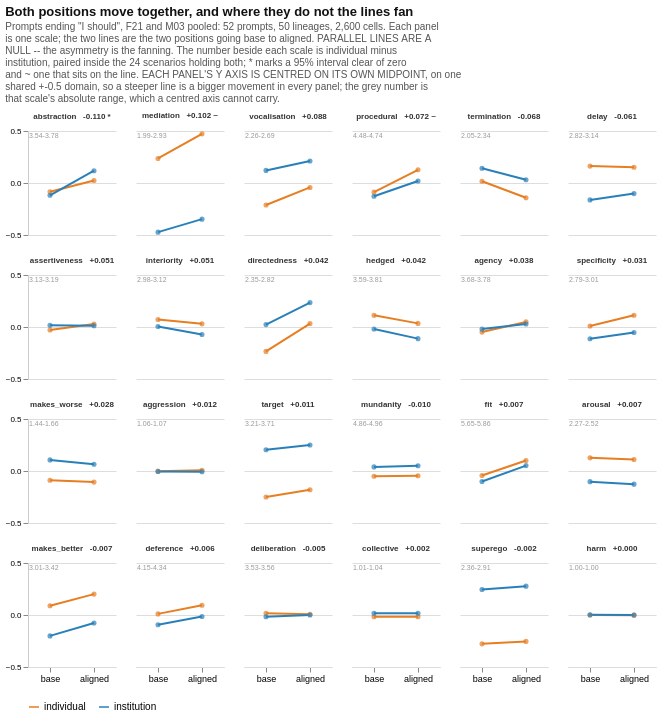

Specify this chart in Vega-Lite:
### Vega-Lite specification from a JSON file in a GitHub repository (floating-point values rounded to 4 significant figures)
{"config": {"view": {"continuousWidth": 300, "continuousHeight": 300, "stroke": null}, "axis": {"domainColor": "#cccccc"}}, "data": {"name": "data-22e44f7c406c6eeeef61e5a8bf85b6b8"}, "facet": {"field": "lab", "header": {"labelColor": "#333333", "labelFontSize": 8, "labelFontWeight": "bold"}, "sort": ["abstraction   -0.110 *", "mediation   +0.102 ~", "vocalisation   +0.088 ", "procedural   +0.072 ~", "termination   -0.068 ", "delay   -0.061 ", "assertiveness   +0.051 ", "interiority   +0.051 ", "directedness   +0.042 ", "hedged   +0.042 ", "agency   +0.038 ", "specificity   +0.031 ", "makes_worse   +0.028 ", "aggression   +0.012 ", "target   +0.011 ", "mundanity   -0.010 ", "fit   +0.007 ", "arousal   +0.007 ", "makes_better   -0.007 ", "deference   +0.006 ", "deliberation   -0.005 ", "collective   +0.002 ", "superego   -0.002 ", "harm   +0.000 "], "title": null, "type": "nominal"}, "spec": {"layer": [{"mark": {"type": "line", "strokeWidth": 2}, "encoding": {"color": {"field": "who", "legend": {"orient": "bottom", "title": null}, "scale": {"domain": ["individual", "institution"], "range": ["#e67e22", "#2980b9"]}, "type": "nominal"}, "tooltip": [{"field": "scale", "type": "nominal"}, {"field": "who", "type": "nominal"}, {"field": "arm", "type": "nominal"}, {"field": "level", "format": ".3f", "type": "quantitative"}, {"field": "did", "format": "+.3f", "type": "quantitative"}, {"field": "p", "format": ".3f", "type": "quantitative"}], "x": {"axis": {"labelAngle": 0, "labelFontSize": 9}, "field": "arm", "sort": ["base", "aligned"], "title": null, "type": "nominal"}, "y": {"axis": {"labelFontSize": 8}, "field": "centred", "scale": {"domain": [-0.5, 0.5], "nice": false}, "title": null, "type": "quantitative"}}}, {"mark": {"type": "point", "filled": true, "size": 26}, "encoding": {"color": {"field": "who", "legend": null, "scale": {"domain": ["individual", "institution"], "range": ["#e67e22", "#2980b9"]}, "type": "nominal"}, "x": {"field": "arm", "sort": ["base", "aligned"], "title": null, "type": "nominal"}, "y": {"field": "centred", "scale": {"domain": [-0.5, 0.5], "nice": false}, "type": "quantitative"}}}, {"mark": {"type": "text", "align": "left", "baseline": "top", "color": "#999999", "fontSize": 7}, "encoding": {"text": {"field": "span_txt", "type": "nominal"}, "x": {"value": 1}, "y": {"value": 1}}, "transform": [{"filter": "((datum.arm === 'base') && (datum.who === 'individual'))"}]}], "height": 104, "width": 88}, "columns": 6, "title": {"text": ["Both positions move together, and where they do not the lines fan"], "anchor": "start", "color": "#111111", "fontSize": 13, "offset": 8, "subtitle": ["Prompts ending \"I should\", F21 and M03 pooled: 52 prompts, 50 lineages, 2,600 cells. Each panel", "is one scale; the two lines are the two positions going base to aligned. PARALLEL LINES ARE A", "NULL -- the asymmetry is the fanning. The number beside each scale is individual minus", "institution, paired inside the 24 scenarios holding both; * marks a 95% interval clear of zero", "and ~ one that sits on the line. EACH PANEL'S Y AXIS IS CENTRED ON ITS OWN MIDPOINT, on one", "shared +-0.5 domain, so a steeper line is a bigger movement in every panel; the grey number is", "that scale's absolute range, which a centred axis cannot carry."], "subtitleColor": "#555555", "subtitleFontSize": 10}, "$schema": "https://vega.github.io/schema/vega-lite/v6.4.1.json", "datasets": {"data-22e44f7c406c6eeeef61e5a8bf85b6b8": [{"scale": "abstraction", "who": "individual", "arm": "base", "level": 3.572, "centred": -0.08488, "did": -0.1104, "p": 0.0, "span_txt": "3.54-3.78", "lab": "abstraction   -0.110 *"}, {"scale": "abstraction", "who": "individual", "arm": "aligned", "level": 3.681, "centred": 0.02405, "did": -0.1104, "p": 0.0, "span_txt": "3.54-3.78", "lab": "abstraction   -0.110 *"}, {"scale": "abstraction", "who": "institution", "arm": "base", "level": 3.539, "centred": -0.1184, "did": -0.1104, "p": 0.0, "span_txt": "3.54-3.78", "lab": "abstraction   -0.110 *"}, {"scale": "abstraction", "who": "institution", "arm": "aligned", "level": 3.776, "centred": 0.1184, "did": -0.1104, "p": 0.0, "span_txt": "3.54-3.78", "lab": "abstraction   -0.110 *"}, {"scale": "agency", "who": "individual", "arm": "base", "level": 3.678, "centred": -0.04885, "did": 0.03849, "p": 0.355, "span_txt": "3.68-3.78", "lab": "agency   +0.038 "}, {"scale": "agency", "who": "individual", "arm": "aligned", "level": 3.776, "centred": 0.04885, "did": 0.03849, "p": 0.355, "span_txt": "3.68-3.78", "lab": "agency   +0.038 "}, {"scale": "agency", "who": "institution", "arm": "base", "level": 3.707, "centred": -0.02035, "did": 0.03849, "p": 0.355, "span_txt": "3.68-3.78", "lab": "agency   +0.038 "}, {"scale": "agency", "who": "institution", "arm": "aligned", "level": 3.756, "centred": 0.02828, "did": 0.03849, "p": 0.355, "span_txt": "3.68-3.78", "lab": "agency   +0.038 "}, {"scale": "aggression", "who": "individual", "arm": "base", "level": 1.061, "centred": -0.001491, "did": 0.01225, "p": 0.182, "span_txt": "1.06-1.07", "lab": "aggression   +0.012 "}, {"scale": "aggression", "who": "individual", "arm": "aligned", "level": 1.069, "centred": 0.006636, "did": 0.01225, "p": 0.182, "span_txt": "1.06-1.07", "lab": "aggression   +0.012 "}, {"scale": "aggression", "who": "institution", "arm": "base", "level": 1.058, "centred": -0.005037, "did": 0.01225, "p": 0.182, "span_txt": "1.06-1.07", "lab": "aggression   +0.012 "}, {"scale": "aggression", "who": "institution", "arm": "aligned", "level": 1.056, "centred": -0.006636, "did": 0.01225, "p": 0.182, "span_txt": "1.06-1.07", "lab": "aggression   +0.012 "}, {"scale": "arousal", "who": "individual", "arm": "base", "level": 2.523, "centred": 0.1267, "did": 0.007324, "p": 0.817, "span_txt": "2.27-2.52", "lab": "arousal   +0.007 "}, {"scale": "arousal", "who": "individual", "arm": "aligned", "level": 2.507, "centred": 0.1111, "did": 0.007324, "p": 0.817, "span_txt": "2.27-2.52", "lab": "arousal   +0.007 "}, {"scale": "arousal", "who": "institution", "arm": "base", "level": 2.294, "centred": -0.1026, "did": 0.007324, "p": 0.817, "span_txt": "2.27-2.52", "lab": "arousal   +0.007 "}, {"scale": "arousal", "who": "institution", "arm": "aligned", "level": 2.27, "centred": -0.1267, "did": 0.007324, "p": 0.817, "span_txt": "2.27-2.52", "lab": "arousal   +0.007 "}, {"scale": "assertiveness", "who": "individual", "arm": "base", "level": 3.132, "centred": -0.02875, "did": 0.05138, "p": 0.162, "span_txt": "3.13-3.19", "lab": "assertiveness   +0.051 "}, {"scale": "assertiveness", "who": "individual", "arm": "aligned", "level": 3.189, "centred": 0.02875, "did": 0.05138, "p": 0.162, "span_txt": "3.13-3.19", "lab": "assertiveness   +0.051 "}, {"scale": "assertiveness", "who": "institution", "arm": "base", "level": 3.177, "centred": 0.01591, "did": 0.05138, "p": 0.162, "span_txt": "3.13-3.19", "lab": "assertiveness   +0.051 "}, {"scale": "assertiveness", "who": "institution", "arm": "aligned", "level": 3.172, "centred": 0.01173, "did": 0.05138, "p": 0.162, "span_txt": "3.13-3.19", "lab": "assertiveness   +0.051 "}, {"scale": "collective", "who": "individual", "arm": "base", "level": 1.006, "centred": -0.01752, "did": 0.002361, "p": 0.845, "span_txt": "1.01-1.04", "lab": "collective   +0.002 "}, {"scale": "collective", "who": "individual", "arm": "aligned", "level": 1.007, "centred": -0.01599, "did": 0.002361, "p": 0.845, "span_txt": "1.01-1.04", "lab": "collective   +0.002 "}, {"scale": "collective", "who": "institution", "arm": "base", "level": 1.04, "centred": 0.01698, "did": 0.002361, "p": 0.845, "span_txt": "1.01-1.04", "lab": "collective   +0.002 "}, {"scale": "collective", "who": "institution", "arm": "aligned", "level": 1.041, "centred": 0.01752, "did": 0.002361, "p": 0.845, "span_txt": "1.01-1.04", "lab": "collective   +0.002 "}, {"scale": "deference", "who": "individual", "arm": "base", "level": 4.255, "centred": 0.01072, "did": 0.005981, "p": 0.84, "span_txt": "4.15-4.34", "lab": "deference   +0.006 "}, {"scale": "deference", "who": "individual", "arm": "aligned", "level": 4.339, "centred": 0.09401, "did": 0.005981, "p": 0.84, "span_txt": "4.15-4.34", "lab": "deference   +0.006 "}, {"scale": "deference", "who": "institution", "arm": "base", "level": 4.151, "centred": -0.09401, "did": 0.005981, "p": 0.84, "span_txt": "4.15-4.34", "lab": "deference   +0.006 "}, {"scale": "deference", "who": "institution", "arm": "aligned", "level": 4.231, "centred": -0.01404, "did": 0.005981, "p": 0.84, "span_txt": "4.15-4.34", "lab": "deference   +0.006 "}, {"scale": "delay", "who": "individual", "arm": "base", "level": 3.144, "centred": 0.1625, "did": -0.06109, "p": 0.221, "span_txt": "2.82-3.14", "lab": "delay   -0.061 "}, {"scale": "delay", "who": "individual", "arm": "aligned", "level": 3.133, "centred": 0.152, "did": -0.06109, "p": 0.221, "span_txt": "2.82-3.14", "lab": "delay   -0.061 "}, {"scale": "delay", "who": "institution", "arm": "base", "level": 2.819, "centred": -0.1625, "did": -0.06109, "p": 0.221, "span_txt": "2.82-3.14", "lab": "delay   -0.061 "}, {"scale": "delay", "who": "institution", "arm": "aligned", "level": 2.879, "centred": -0.1019, "did": -0.06109, "p": 0.221, "span_txt": "2.82-3.14", "lab": "delay   -0.061 "}, {"scale": "deliberation", "who": "individual", "arm": "base", "level": 3.56, "centred": 0.01657, "did": -0.004821, "p": 0.879, "span_txt": "3.53-3.56", "lab": "deliberation   -0.005 "}, {"scale": "deliberation", "who": "individual", "arm": "aligned", "level": 3.551, "centred": 0.007723, "did": -0.004821, "p": 0.879, "span_txt": "3.53-3.56", "lab": "deliberation   -0.005 "}, {"scale": "deliberation", "who": "institution", "arm": "base", "level": 3.526, "centred": -0.01657, "did": -0.004821, "p": 0.879, "span_txt": "3.53-3.56", "lab": "deliberation   -0.005 "}, {"scale": "deliberation", "who": "institution", "arm": "aligned", "level": 3.543, "centred": -0.0002664, "did": -0.004821, "p": 0.879, "span_txt": "3.53-3.56", "lab": "deliberation   -0.005 "}, {"scale": "directedness", "who": "individual", "arm": "base", "level": 2.349, "centred": -0.2347, "did": 0.04243, "p": 0.506, "span_txt": "2.35-2.82", "lab": "directedness   +0.042 "}, {"scale": "directedness", "who": "individual", "arm": "aligned", "level": 2.617, "centred": 0.03272, "did": 0.04243, "p": 0.506, "span_txt": "2.35-2.82", "lab": "directedness   +0.042 "}, {"scale": "directedness", "who": "institution", "arm": "base", "level": 2.607, "centred": 0.02308, "did": 0.04243, "p": 0.506, "span_txt": "2.35-2.82", "lab": "directedness   +0.042 "}, {"scale": "directedness", "who": "institution", "arm": "aligned", "level": 2.819, "centred": 0.2347, "did": 0.04243, "p": 0.506, "span_txt": "2.35-2.82", "lab": "directedness   +0.042 "}, {"scale": "fit", "who": "individual", "arm": "base", "level": 5.713, "centred": -0.04262, "did": 0.007428, "p": 0.85, "span_txt": "5.65-5.86", "lab": "fit   +0.007 "}, {"scale": "fit", "who": "individual", "arm": "aligned", "level": 5.857, "centred": 0.1014, "did": 0.007428, "p": 0.85, "span_txt": "5.65-5.86", "lab": "fit   +0.007 "}, {"scale": "fit", "who": "institution", "arm": "base", "level": 5.654, "centred": -0.1014, "did": 0.007428, "p": 0.85, "span_txt": "5.65-5.86", "lab": "fit   +0.007 "}, {"scale": "fit", "who": "institution", "arm": "aligned", "level": 5.808, "centred": 0.05205, "did": 0.007428, "p": 0.85, "span_txt": "5.65-5.86", "lab": "fit   +0.007 "}, {"scale": "harm", "who": "individual", "arm": "base", "level": 1.002, "centred": -0.0001807, "did": 0.0002034, "p": 0.883, "span_txt": "1.00-1.00", "lab": "harm   +0.000 "}, {"scale": "harm", "who": "individual", "arm": "aligned", "level": 1.001, "centred": -0.001347, "did": 0.0002034, "p": 0.883, "span_txt": "1.00-1.00", "lab": "harm   +0.000 "}, {"scale": "harm", "who": "institution", "arm": "base", "level": 1.003, "centred": 0.001347, "did": 0.0002034, "p": 0.883, "span_txt": "1.00-1.00", "lab": "harm   +0.000 "}, {"scale": "harm", "who": "institution", "arm": "aligned", "level": 1.002, "centred": -3.227e-05, "did": 0.0002034, "p": 0.883, "span_txt": "1.00-1.00", "lab": "harm   +0.000 "}, {"scale": "hedged", "who": "individual", "arm": "base", "level": 3.815, "centred": 0.112, "did": 0.04164, "p": 0.32, "span_txt": "3.59-3.81", "lab": "hedged   +0.042 "}, {"scale": "hedged", "who": "individual", "arm": "aligned", "level": 3.737, "centred": 0.03484, "did": 0.04164, "p": 0.32, "span_txt": "3.59-3.81", "lab": "hedged   +0.042 "}, {"scale": "hedged", "who": "institution", "arm": "base", "level": 3.683, "centred": -0.01935, "did": 0.04164, "p": 0.32, "span_txt": "3.59-3.81", "lab": "hedged   +0.042 "}, {"scale": "hedged", "who": "institution", "arm": "aligned", "level": 3.591, "centred": -0.112, "did": 0.04164, "p": 0.32, "span_txt": "3.59-3.81", "lab": "hedged   +0.042 "}, {"scale": "interiority", "who": "individual", "arm": "base", "level": 3.123, "centred": 0.07178, "did": 0.05131, "p": 0.179, "span_txt": "2.98-3.12", "lab": "interiority   +0.051 "}, {"scale": "interiority", "who": "individual", "arm": "aligned", "level": 3.082, "centred": 0.03014, "did": 0.05131, "p": 0.179, "span_txt": "2.98-3.12", "lab": "interiority   +0.051 "}, {"scale": "interiority", "who": "institution", "arm": "base", "level": 3.056, "centred": 0.004632, "did": 0.05131, "p": 0.179, "span_txt": "2.98-3.12", "lab": "interiority   +0.051 "}, {"scale": "interiority", "who": "institution", "arm": "aligned", "level": 2.98, "centred": -0.07178, "did": 0.05131, "p": 0.179, "span_txt": "2.98-3.12", "lab": "interiority   +0.051 "}, {"scale": "makes_better", "who": "individual", "arm": "base", "level": 3.304, "centred": 0.08933, "did": -0.006954, "p": 0.836, "span_txt": "3.01-3.42", "lab": "makes_better   -0.007 "}, {"scale": "makes_better", "who": "individual", "arm": "aligned", "level": 3.415, "centred": 0.201, "did": -0.006954, "p": 0.836, "span_txt": "3.01-3.42", "lab": "makes_better   -0.007 "}, {"scale": "makes_better", "who": "institution", "arm": "base", "level": 3.014, "centred": -0.201, "did": -0.006954, "p": 0.836, "span_txt": "3.01-3.42", "lab": "makes_better   -0.007 "}, {"scale": "makes_better", "who": "institution", "arm": "aligned", "level": 3.137, "centred": -0.07764, "did": -0.006954, "p": 0.836, "span_txt": "3.01-3.42", "lab": "makes_better   -0.007 "}, {"scale": "makes_worse", "who": "individual", "arm": "base", "level": 1.46, "centred": -0.08887, "did": 0.02823, "p": 0.219, "span_txt": "1.44-1.66", "lab": "makes_worse   +0.028 "}, {"scale": "makes_worse", "who": "individual", "arm": "aligned", "level": 1.442, "centred": -0.1067, "did": 0.02823, "p": 0.219, "span_txt": "1.44-1.66", "lab": "makes_worse   +0.028 "}, {"scale": "makes_worse", "who": "institution", "arm": "base", "level": 1.655, "centred": 0.1067, "did": 0.02823, "p": 0.219, "span_txt": "1.44-1.66", "lab": "makes_worse   +0.028 "}, {"scale": "makes_worse", "who": "institution", "arm": "aligned", "level": 1.614, "centred": 0.06523, "did": 0.02823, "p": 0.219, "span_txt": "1.44-1.66", "lab": "makes_worse   +0.028 "}, {"scale": "mediation", "who": "individual", "arm": "base", "level": 2.697, "centred": 0.2362, "did": 0.102, "p": 0.05, "span_txt": "1.99-2.93", "lab": "mediation   +0.102 ~"}, {"scale": "mediation", "who": "individual", "arm": "aligned", "level": 2.933, "centred": 0.4726, "did": 0.102, "p": 0.05, "span_txt": "1.99-2.93", "lab": "mediation   +0.102 ~"}, {"scale": "mediation", "who": "institution", "arm": "base", "level": 1.988, "centred": -0.4726, "did": 0.102, "p": 0.05, "span_txt": "1.99-2.93", "lab": "mediation   +0.102 ~"}, {"scale": "mediation", "who": "institution", "arm": "aligned", "level": 2.113, "centred": -0.3474, "did": 0.102, "p": 0.05, "span_txt": "1.99-2.93", "lab": "mediation   +0.102 ~"}, {"scale": "mundanity", "who": "individual", "arm": "base", "level": 4.858, "centred": -0.0499, "did": -0.0103, "p": 0.535, "span_txt": "4.86-4.96", "lab": "mundanity   -0.010 "}, {"scale": "mundanity", "who": "individual", "arm": "aligned", "level": 4.862, "centred": -0.0458, "did": -0.0103, "p": 0.535, "span_txt": "4.86-4.96", "lab": "mundanity   -0.010 "}, {"scale": "mundanity", "who": "institution", "arm": "base", "level": 4.948, "centred": 0.03955, "did": -0.0103, "p": 0.535, "span_txt": "4.86-4.96", "lab": "mundanity   -0.010 "}, {"scale": "mundanity", "who": "institution", "arm": "aligned", "level": 4.958, "centred": 0.0499, "did": -0.0103, "p": 0.535, "span_txt": "4.86-4.96", "lab": "mundanity   -0.010 "}, {"scale": "procedural", "who": "individual", "arm": "base", "level": 4.521, "centred": -0.08802, "did": 0.07193, "p": 0.067, "span_txt": "4.48-4.74", "lab": "procedural   +0.072 ~"}, {"scale": "procedural", "who": "individual", "arm": "aligned", "level": 4.736, "centred": 0.1269, "did": 0.07193, "p": 0.067, "span_txt": "4.48-4.74", "lab": "procedural   +0.072 ~"}, {"scale": "procedural", "who": "institution", "arm": "base", "level": 4.482, "centred": -0.1269, "did": 0.07193, "p": 0.067, "span_txt": "4.48-4.74", "lab": "procedural   +0.072 ~"}, {"scale": "procedural", "who": "institution", "arm": "aligned", "level": 4.628, "centred": 0.01903, "did": 0.07193, "p": 0.067, "span_txt": "4.48-4.74", "lab": "procedural   +0.072 ~"}, {"scale": "specificity", "who": "individual", "arm": "base", "level": 2.911, "centred": 0.009417, "did": 0.03144, "p": 0.41, "span_txt": "2.79-3.01", "lab": "specificity   +0.031 "}, {"scale": "specificity", "who": "individual", "arm": "aligned", "level": 3.014, "centred": 0.1123, "did": 0.03144, "p": 0.41, "span_txt": "2.79-3.01", "lab": "specificity   +0.031 "}, {"scale": "specificity", "who": "institution", "arm": "base", "level": 2.79, "centred": -0.1123, "did": 0.03144, "p": 0.41, "span_txt": "2.79-3.01", "lab": "specificity   +0.031 "}, {"scale": "specificity", "who": "institution", "arm": "aligned", "level": 2.849, "centred": -0.05291, "did": 0.03144, "p": 0.41, "span_txt": "2.79-3.01", "lab": "specificity   +0.031 "}, {"scale": "superego", "who": "individual", "arm": "base", "level": 2.357, "centred": -0.2776, "did": -0.002008, "p": 0.918, "span_txt": "2.36-2.91", "lab": "superego   -0.002 "}, {"scale": "superego", "who": "individual", "arm": "aligned", "level": 2.381, "centred": -0.254, "did": -0.002008, "p": 0.918, "span_txt": "2.36-2.91", "lab": "superego   -0.002 "}, {"scale": "superego", "who": "institution", "arm": "base", "level": 2.88, "centred": 0.2449, "did": -0.002008, "p": 0.918, "span_txt": "2.36-2.91", "lab": "superego   -0.002 "}, {"scale": "superego", "who": "institution", "arm": "aligned", "level": 2.912, "centred": 0.2776, "did": -0.002008, "p": 0.918, "span_txt": "2.36-2.91", "lab": "superego   -0.002 "}, {"scale": "target", "who": "individual", "arm": "base", "level": 3.207, "centred": -0.2499, "did": 0.01112, "p": 0.873, "span_txt": "3.21-3.71", "lab": "target   +0.011 "}, {"scale": "target", "who": "individual", "arm": "aligned", "level": 3.277, "centred": -0.1807, "did": 0.01112, "p": 0.873, "span_txt": "3.21-3.71", "lab": "target   +0.011 "}, {"scale": "target", "who": "institution", "arm": "base", "level": 3.662, "centred": 0.2048, "did": 0.01112, "p": 0.873, "span_txt": "3.21-3.71", "lab": "target   +0.011 "}, {"scale": "target", "who": "institution", "arm": "aligned", "level": 3.707, "centred": 0.2499, "did": 0.01112, "p": 0.873, "span_txt": "3.21-3.71", "lab": "target   +0.011 "}, {"scale": "termination", "who": "individual", "arm": "base", "level": 2.211, "centred": 0.01666, "did": -0.06836, "p": 0.191, "span_txt": "2.05-2.34", "lab": "termination   -0.068 "}, {"scale": "termination", "who": "individual", "arm": "aligned", "level": 2.052, "centred": -0.1423, "did": -0.06836, "p": 0.191, "span_txt": "2.05-2.34", "lab": "termination   -0.068 "}, {"scale": "termination", "who": "institution", "arm": "base", "level": 2.336, "centred": 0.1423, "did": -0.06836, "p": 0.191, "span_txt": "2.05-2.34", "lab": "termination   -0.068 "}, {"scale": "termination", "who": "institution", "arm": "aligned", "level": 2.226, "centred": 0.03147, "did": -0.06836, "p": 0.191, "span_txt": "2.05-2.34", "lab": "termination   -0.068 "}, {"scale": "vocalisation", "who": "individual", "arm": "base", "level": 2.265, "centred": -0.2111, "did": 0.08828, "p": 0.185, "span_txt": "2.26-2.69", "lab": "vocalisation   +0.088 "}, {"scale": "vocalisation", "who": "individual", "arm": "aligned", "level": 2.433, "centred": -0.04272, "did": 0.08828, "p": 0.185, "span_txt": "2.26-2.69", "lab": "vocalisation   +0.088 "}, {"scale": "vocalisation", "who": "institution", "arm": "base", "level": 2.597, "centred": 0.1212, "did": 0.08828, "p": 0.185, "span_txt": "2.26-2.69", "lab": "vocalisation   +0.088 "}, {"scale": "vocalisation", "who": "institution", "arm": "aligned", "level": 2.687, "centred": 0.2111, "did": 0.08828, "p": 0.185, "span_txt": "2.26-2.69", "lab": "vocalisation   +0.088 "}]}}
